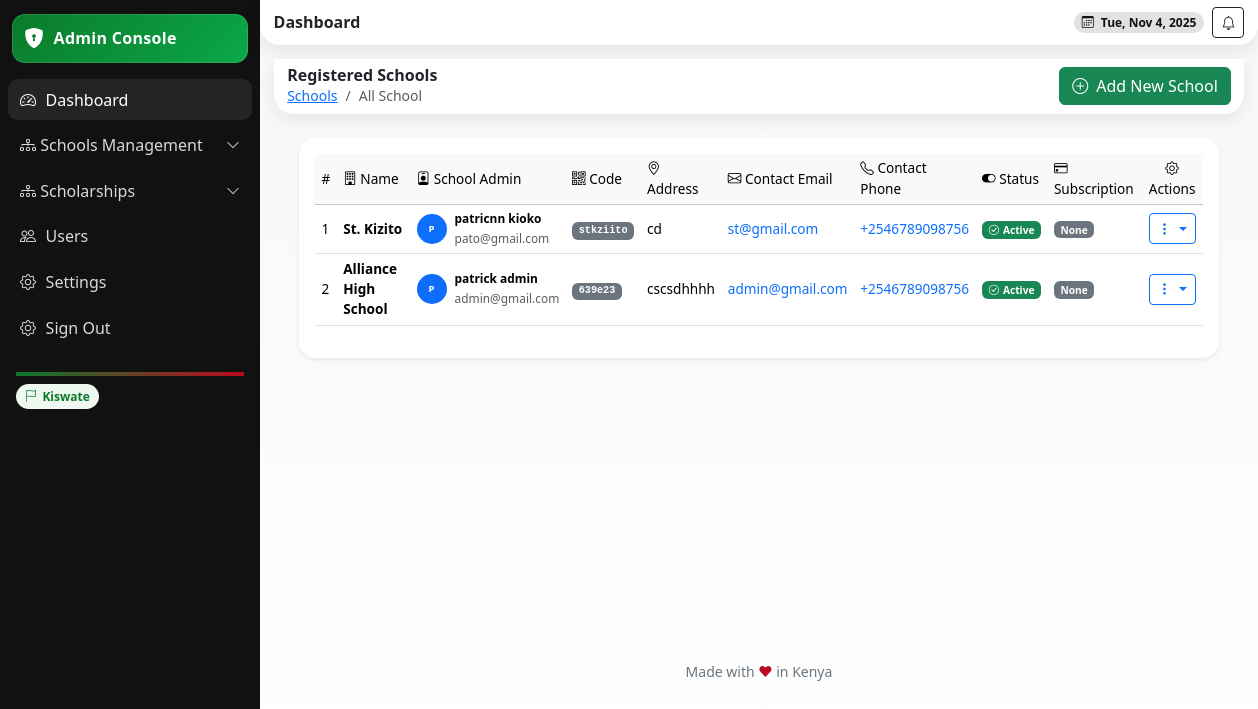
The page /school-list/ (signed in) on the database as committed earlier.
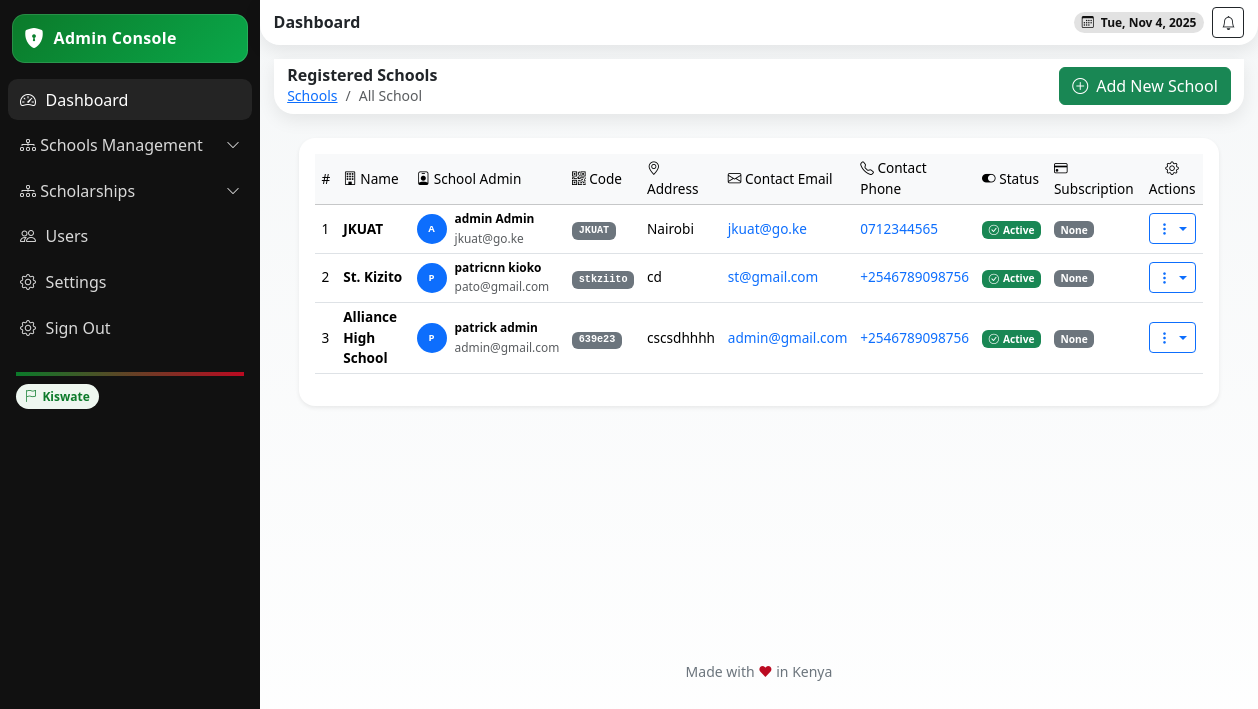
The same page on the database as committed later.
### school/models.py (models this page shows, shortened)
class School(models.Model):
    name = models.CharField(max_length=255)
    school_admin = models.OneToOneField(User, on_delete=models.CASCADE, related_name='school_admin_profile')
    code = models.CharField(max_length=50, unique=True)
    address = models.TextField(blank=True)
    contact_email = models.EmailField()
    contact_phone = models.CharField(max_length=15)
    created_at = models.DateTimeField(auto_now_add=True)
    is_active = models.BooleanField(default=True)

### userauths/models.py (models this page shows, shortened)
class User(AbstractUser):
    COUNTRY_CURRENCY_MAP = {
        'KENYA': 'KES',
        'UGANDA': 'UGX',
    }
    username = None  # Disable username field
    phone_number = models.CharField(max_length=15, unique=True)
    country = models.CharField(max_length=15,blank=True, null=True)
    email = models.EmailField(unique=True)
    first_name = models.CharField(max_length=50)
    last_name = models.CharField(max_length=50)
    is_staff = models.BooleanField(default=False)
    is_superuser = models.BooleanField(default=False)
    is_admin = models.BooleanField(default=False)
    school_staff = models.BooleanField(default=False)
    is_student = models.BooleanField(default=False)
    is_teacher = models.BooleanField(default=False)
    is_parent = models.BooleanField(default=False)
    is_active = models.BooleanField(default=True)
    is_verified = models.BooleanField(default=False)
    created_at = models.DateTimeField(auto_now_add=True)
    updated_at = models.DateTimeField(auto_now=True)
    objects = CustomUserManager()
    USERNAME_FIELD = 'email'  # Use email as the username field
    REQUIRED_FIELDS = ['first_name', 'last_name', 'phone_number']  # Required fields for createsuperuser
    class Meta:
        ordering = ['-created_at']

### kiswate_digital_app/views.py (the view, shortened to what this page needs)
# urls.py: path("school-list/", views.school_list, name="school_list"),
@login_required
def school_list(request):
    if not request.user.is_superuser:
        messages.error(request, "Access denied: Superuser privileges required.")
        return redirect('dashboard')
    if request.method == 'POST':
        form = SchoolCreationForm(request.POST)
        if form.is_valid():
            school, password = form.save()
            messages.success(
                request,
                f'Successfully created school "{school.name}" ({school.code}). '
                f'Admin: {school.school_admin.get_full_name()}. '
                f'Temporary password: <strong>{password}</strong>. '
                f'Email sent: {"Yes" if form.cleaned_data["send_email"] else "No"}.'
            )
            logger.info(f"Created school {school.code} by superuser {request.user.email}.")
            return redirect('kiswate_digital_app:school_list')
        else:
            messages.error(request, "Please correct the form errors below.")
    else:
        form = SchoolCreationForm()
    query = request.GET.get('q', '')
    schools = School.objects.filter(is_active=True).order_by('-created_at')
    context = {
        'schools': schools,
        'form': form,
        'query': query,
    }
    return render(request, "Dashboard/school_list.html", context)

### templates/Dashboard/school_list.html (shortened to what the changed rows need)
{% extends 'Dashboard/admindash-base.html' %}
{% block content %}
<section class="content container-fluid py-4">
  <div class="container">
    <div class="card shadow-sm border-0 rounded-4">
      <div class="card-body">
        <div class="table-responsive">
          <table class="table table-hover align-middle">
            <thead class="table-light">
              <tr>
                <th scope="col">#</th>
                <th scope="col"><i class="bi bi-building"></i> Name</th>
                <th scope="col"><i class="bi bi-person-badge"></i> School Admin</th>
                <th scope="col"><i class="bi bi-qr-code"></i> Code</th>
                <th scope="col"><i class="bi bi-geo-alt"></i> Address</th>
                <th scope="col"><i class="bi bi-envelope"></i> Contact Email</th>
                <th scope="col"><i class="bi bi-telephone"></i> Contact Phone</th>
                <th scope="col"><i class="bi bi-toggle-on"></i> Status</th>
                <th scope="col"><i class="bi bi-credit-card"></i> Subscription</th>
                <th scope="col" class="text-center"><i class="bi bi-gear"></i> Actions</th>
              </tr>
            </thead>
            <tbody>
              {% for school in schools %}
              <tr>
                <td>{{ forloop.counter }}</td>
                <td><strong>{{ school.name }}</strong></td>
                <td>
                  <div class="d-flex align-items-center">
                    {% if school.school_admin.profile_picture %}
                      <img src="{{ school.school_admin.profile_picture.url }}" class="rounded-circle me-2" width="30" height="30" alt="Admin">
                    {% else %}
                      <span class="avatar-placeholder bg-primary text-white rounded-circle d-flex align-items-center justify-content-center me-2 fw-bold" style="width: 30px; height: 30px; font-size: 0.7em;">
                        {{ school.school_admin.get_full_name.0|upper }}
                      </span>
                    {% endif %}
                    <div>
                      <small class="fw-bold d-block">{{ school.school_admin.get_full_name }}</small>
                      <small class="text-muted">{{ school.school_admin.email }}</small>
                    </div>
                  </div>
                </td>
                <td><code class="badge bg-secondary">{{ school.code }}</code></td>
                <td>{{ school.address|truncatewords:5|default:"N/A" }}</td>
                <td><a href="mailto:{{ school.contact_email }}" class="text-decoration-none">{{ school.contact_email }}</a></td>
                <td><a href="tel:{{ school.contact_phone }}" class="text-decoration-none">{{ school.contact_phone }}</a></td>
                <td>
                  {% if school.is_active %}
                    <span class="badge bg-success"><i class="bi bi-check-circle me-1"></i>Active</span>
                  {% else %}
                    <span class="badge bg-danger"><i class="bi bi-x-circle me-1"></i>Inactive</span>
                  {% endif %}
                </td>
                <td>
                  {% with sub=school.platform_subscription %}
                    {% if sub %}
                      <span class="badge bg-info">{{ sub.plan.name|default:"No Plan" }} ({{ sub.get_status_display }})</span>
                    {% else %}
                      <span class="badge bg-secondary">None</span>
                    {% endif %}
                  {% endwith %}
                </td>
                <td class="text-center">
                  <div class="btn-group btn-group-sm" role="group">
                    <button type="button" class="btn btn-outline-primary dropdown-toggle" data-bs-toggle="dropdown">
                      <i class="bi bi-three-dots-vertical"></i>
                    </button>
                  </div>
                </td>
              </tr>
              {% empty %}
              <tr><td colspan="9" class="text-center text-muted py-4">
                <i class="bi bi-building fs-1 text-muted mb-3 d-block"></i>
                No schools registered yet. <a href="#" data-bs-toggle="modal" data-bs-target="#addSchoolModal" class="text-primary">Create one now</a>.
              </td></tr>
              {% endfor %}
            </tbody>
          </table>
        </div>
      </div>
    </div>
  </div>
</section>
{% endblock %}

Rows that differ between the two databases and show on the page:
added School: name "JKUAT", school_admin.get_full_name.0 "A", school_admin.get_full_name "admin Admin", school_admin.email "jkuat@go.ke", code "JKUAT", address "Nairobi", contact_email "jkuat@go.ke", contact_phone "0712344565", is_active True (drawn)
